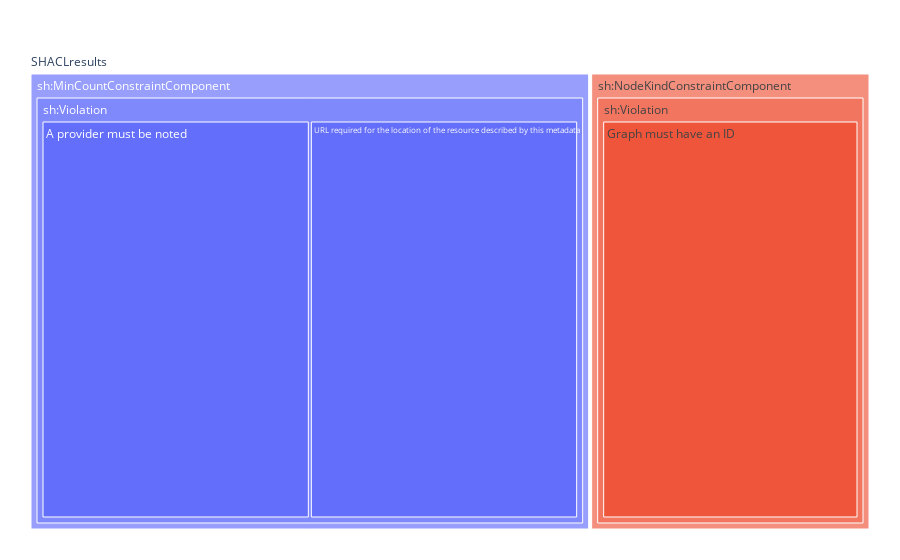

Write notebook code for a chart like this one.
### Code cell
import plotly.express as px

fig = px.treemap(pdf, path=[px.Constant("SHACLresults"), 'constraint', 'severity', 'message'])
fig.update_layout(margin = dict(t=50, l=25, r=25, b=25))
fig.show()

### Figure 1 — Plotly figure (JSON) as saved in the notebook; plotly's stock layout.template omitted (floating-point values rounded to 4 significant figures)
{"data": [{"branchvalues": "total", "domain": {"x": [0, 1], "y": [0, 1]}, "hovertemplate": "labels=%{label}<br>count=%{value}<br>parent=%{parent}<br>id=%{id}<extra></extra>", "ids": ["SHACLresults/sh:MinCountConstraintComponent/sh:Violation/A provider must be noted", "SHACLresults/sh:NodeKindConstraintComponent/sh:Violation/Graph must have an ID", "SHACLresults/sh:MinCountConstraintComponent/sh:Violation/URL required for the location of the resource described by this metadata", "SHACLresults/sh:MinCountConstraintComponent/sh:Violation", "SHACLresults/sh:NodeKindConstraintComponent/sh:Violation", "SHACLresults/sh:MinCountConstraintComponent", "SHACLresults/sh:NodeKindConstraintComponent", "SHACLresults"], "labels": ["A provider must be noted", "Graph must have an ID", "URL required for the location of the resource described by this metadata", "sh:Violation", "sh:Violation", "sh:MinCountConstraintComponent", "sh:NodeKindConstraintComponent", "SHACLresults"], "name": "", "parents": ["SHACLresults/sh:MinCountConstraintComponent/sh:Violation", "SHACLresults/sh:NodeKindConstraintComponent/sh:Violation", "SHACLresults/sh:MinCountConstraintComponent/sh:Violation", "SHACLresults/sh:MinCountConstraintComponent", "SHACLresults/sh:NodeKindConstraintComponent", "SHACLresults", "SHACLresults", ""], "type": "treemap", "values": [1, 1, 1, 2, 1, 2, 1, 3]}], "layout": {"autosize": true, "legend": {"tracegroupgap": 0}, "margin": {"b": 25, "l": 25, "r": 25, "t": 50}}}
